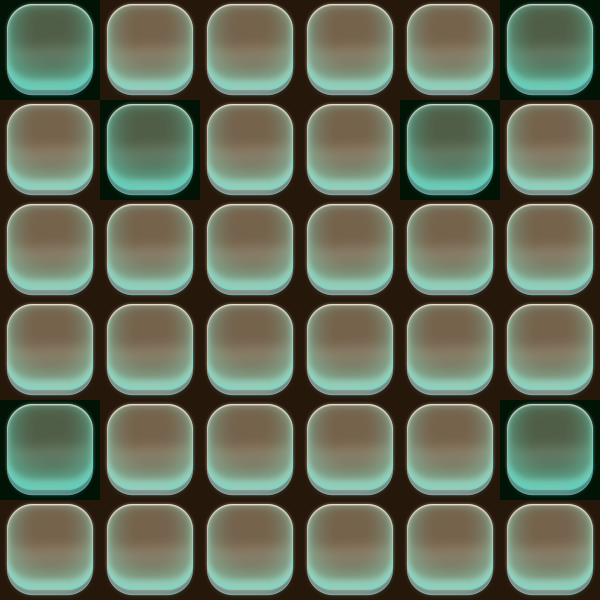

The image is a tile-based game level rendered from a .tmx file. Its description and source (layers, tilesets, objects; grid data summarised) follow:
An orthogonal 6x6 tile map with 100x100 px tiles, 2 tile layers (map, type), 2 tilesets.

<map version="1.0" orientation="orthogonal" renderorder="right-down" width="6" height="6" tilewidth="100" tileheight="100" nextobjectid="1">
 <tileset firstgid="1" name="bg_kuang" tilewidth="100" tileheight="100" tilecount="1">
  <image source="bg_kuang.png" width="100" height="100" />
 </tileset>
 <tileset firstgid="2" name="type5" tilewidth="100" tileheight="100" tilecount="5">
  <image source="type5.png" width="500" height="100" />
  <tile id="0">
   <properties>
    <property name="type" value="1" />
   </properties>
  </tile>
  <tile id="1">
   <properties>
    <property name="type" value="5" />
   </properties>
  </tile>
  <tile id="2">
   <properties>
    <property name="type" value="6" />
   </properties>
  </tile>
 </tileset>
 <layer name="map" width="6" height="6">
  <data>[36 cells, 36 non-empty, 1 distinct tile ids]</data>
 </layer>
 <layer name="type" width="6" height="6">
  <data>[36 cells, 36 non-empty, 2 distinct tile ids]</data>
 </layer>
</map>
